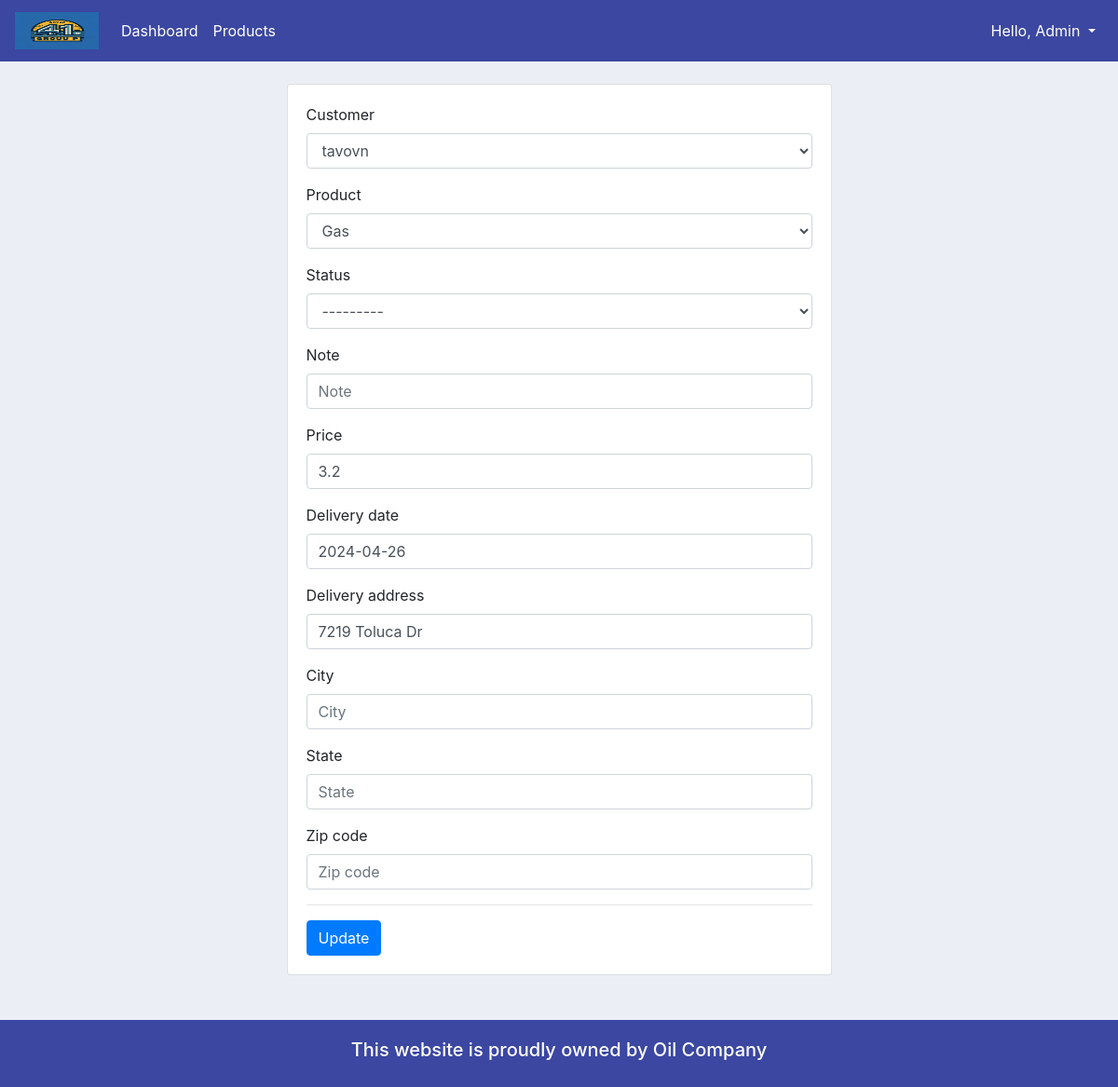
Page /update_order/19/ (signed in) on the committed database.
### accounts/models.py (models this page shows, shortened)
class Order(models.Model):
    STATUS = (
        ('Pending', 'Pending'),
        ('Out for delivery', 'Out for delivery'),
        ('Delivered', 'Delivered'),
    )
    customer = models.ForeignKey(Customer, null=True, on_delete=models.SET_NULL) # one to many relationships
    product = models.ForeignKey(Product, null=True, on_delete=models.SET_NULL) # one to many relationships
    date_created = models.DateTimeField(auto_now_add=True, null=True)
    status = models.CharField(max_length=200, null=True, choices=STATUS)
    note = models.CharField(max_length=1000, null=True) # for custom Search
    price = models.CharField(max_length=1000, null=True) # for custom Search
    delivery_date = models.DateField(null=True, blank=True)
    delivery_address = models.CharField(max_length=200, null=True)  # New field
    city = models.CharField(max_length=100, null=True)  # New field
    state = models.CharField(max_length=100, null=True)  # New field
    zip_code = models.CharField(max_length=20, null=True)  # New field

### accounts/decorators.py (the view)
        def wrapper_func(request, *args, **kwargs):
            group = None
            if request.user.groups.exists():
                group = request.user.groups.all()[0].name # index it first one by [0]
            if group in allowed_roles:     # [] admin/staff/customer what ever it is.
                return view_func(request, *args, **kwargs)
            else:
                return HttpResponse('You are not authorized to view this page')

### accounts/forms.py
class OrderForm(ModelForm): # name of the model and Form. and inherit from ModelForm.
    class Meta:
        model = Order # which model
        fields = '__all__' # which fields are allowed - ['customer', 'product'].

### accounts/models.py (called while the page is built)
    def __str__(self):
        return self.name

    def __str__(self):
        return self.name

### accounts/views.py (called while the page is built)
@login_required(login_url='login')
@allowed_users(allowed_roles=['admin']) # we can add more like - ['admin', 'staff', etc]
def updateOrder(request, pk):
    order = Order.objects.get(id=pk)
    form = OrderForm(instance=order) # to get pre-field form
    if request.method == 'POST':
        form = OrderForm(request.POST, instance=order) # Update (instance) and Post
        if form.is_valid():
            form.save()
            return redirect('home')
    context = {'form':form}
    return render(request, 'accounts/update_order_form.html', context)

### accounts/templates/accounts/update_order_form.html (shortened to what this page needs)
{% extends 'accounts/main.html' %}
{% load bootstrap4 %}
{% load static %}
{% block content %}
<br>
<div class="row">
    <div class="col-md-3"></div>
    <div class="col-md-6">
        <div class="card card-body">
            <form action="" method="POST">
                {% bootstrap_form form %}
                <hr>
                <input type="submit" class="btn btn-primary" value="Update">
            </form>
        </div>
    </div>
</div>
{% endblock %}

### accounts/templates/accounts/navbar.html (shortened to what this page needs)
{% load static %}
{% load qr_code %}
<nav class="navbar navbar-expand-lg navbar-dark" style="background-color: #3B47A1;">
  <a class="navbar-brand" href="{% url 'home' %}">
    <img src="{% static 'images/logo1.png' %}" width="90" height="40" alt="">
  </a>
  <div class="collapse navbar-collapse" id="navbarSupportedContent">
    <ul class="navbar-nav mr-auto">
      {% if request.user.is_staff %}
      <li class="nav-item active">
        <a class="nav-link" href="{% url 'home' %}">Dashboard</a>
      </li>
      <li class="nav-item active">
        <a class="nav-link" href="{% url 'products' %}">Products</a>
      </li>
      {% endif %}
    </ul>
    <ul class="navbar-nav">
      <li class="nav-item dropdown">
        <a class="nav-link dropdown-toggle" href="#" id="navbarDropdown" role="button" data-toggle="dropdown"
          aria-haspopup="true" aria-expanded="false" style="color: #fff;">
          Hello, {{request.user}}
        </a>
      </li>
    </ul>
  </div>
</nav>

### static/css/main.css (style rules this page uses)
body { background-color: #ebeff5; }

### rows in the picture
Order: customer "tavovn", product "Gas", status "---------", price "3.2", delivery_date "2024-04-26", delivery_address "7219 Toluca Dr"

### other values in the picture
{{ request.user }} "Admin"
